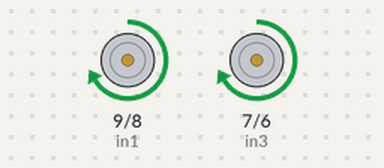
The sketch below on a simulated Arduino Uno, built with avr-gcc and run on an emulated ATmega328P. Parts: motor-driver pin pairs drawn as motors (green arrow = first pin HIGH = forward, orange = second pin HIGH = backward, longer = more drive, scaled by the enable pin).

Above: at 2.5 s.
At 6.5 s:
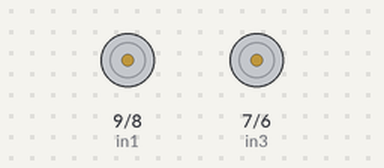
Timing chart, 0 to 10.4 s (numbered marks = the images above):
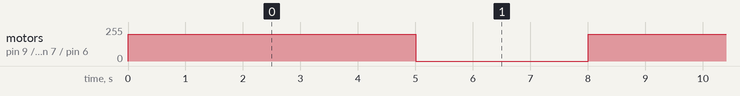

The sketch:

testingmotor.ino
```cpp
// Code that makes sure the car moves forward for 5 secs and then stops    Delay means to wait and it is calculated in miliseconds [2000 is 2 seconds]


#define enA 10 // Enable1 L298 Pin enA
#define in1 9 // Motor1 L298 Pin in1
#define in2 8 // Motor1 L298 Pin in2
#define in3 7 // Motor2 L298 Pin in3
#define in4 6 // Motor2 L298 Pin in4
#define enB 5 // Enable2 L298 Pin enB

void setup() {
  pinMode(in1, OUTPUT);
  pinMode(in2, OUTPUT);
  pinMode(in3, OUTPUT);
  pinMode(in4, OUTPUT);
  pinMode(enA, OUTPUT);
  pinMode(enB, OUTPUT);
}

void loop() {
  // Spin all motors forward
  digitalWrite(in1, HIGH);
  digitalWrite(in2, LOW);
  digitalWrite(in3, HIGH);
  digitalWrite(in4, LOW);
  analogWrite(enA, 200); // Adjust speed as needed
  analogWrite(enB, 200); // Adjust speed as needed
  delay(5000); // Move forward for 5 seconds
  stopMotors();
  delay(3000); // Stop for 3 seconds
}

void stopMotors() {
  digitalWrite(in1, LOW);
  digitalWrite(in2, LOW);
  digitalWrite(in3, LOW);
  digitalWrite(in4, LOW);
}
```

Measured:
- by itself, motor on pin 9 (in1) / pin 8 (in2), motor on pin 7 (in3) / pin 6 (in4): alternates forward 200/255 for 5.0 s and stopped for 3.0 s
